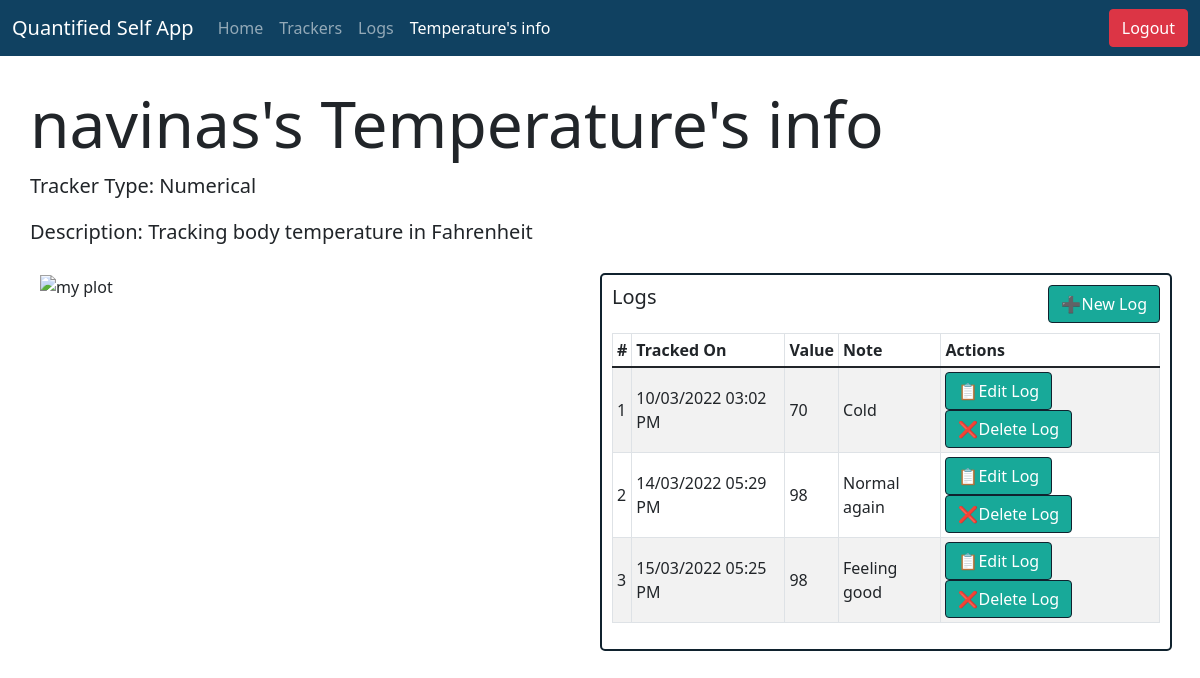
The page /user/navinas/tracker/1 (signed in) on the database its author committed.
### models.py (models this page shows)
class Trackers_Model(db.Model):
  __tablename__ = "Trackers"
  tracker_id = db.Column(db.Integer, autoincrement=True, primary_key=True)
  tracker_name = db.Column(db.String, nullable=False, unique=True)
  tracker_type = db.Column(db.String, nullable=False)
  tracker_desc = db.Column(db.String)

class Logs_Model(db.Model):
  __tablename__ = "Logs"
  log_id = db.Column(db.Integer, autoincrement=True, primary_key=True)
  value = db.Column(db.String, nullable=False)
  note = db.Column(db.String)
  timestamp = db.Column(db.String, nullable=False)
  user_id = db.Column(db.Integer, db.ForeignKey("Users.user_id"), primary_key=True, nullable=False)
  tracker_id = db.Column(db.Integer, db.ForeignKey("Trackers.tracker_id"), primary_key=True, nullable=False)

### app/userviews.py (the view)
@app.route("/user/<username>/tracker/<int:tracker_id>")
@login_required
def user_tracker_info(username, tracker_id):
    logs = Logs_Model.query.filter_by(tracker_id=tracker_id, user_id=current_user.user_id).all()
    tracker = Trackers_Model.query.filter_by(tracker_id=tracker_id).first()
    s = None
    try:
        choices = Selectable_Values_Model.query.filter_by(tracker_id=tracker_id).first()
        s = choices.selectables
    except:
        pass
    condition = False
    if (tracker.tracker_type == "Numerical" or tracker.tracker_type == "Time Duration") and logs:
        condition = True
    return render_template("user_tracker_info.html", username=username, tracker=tracker, condition=condition, logs=logs, s=s)

### app/userviews.py (called while the page is built)
@login_manager.user_loader
def load_user(user_id):
    return Users_Model.query.get(user_id)

### templates/user_tracker_info.html (shortened to what this page needs)
<!DOCTYPE html>
<html lang="en">
<head>
    <link rel="stylesheet" href="/css/bootstrap.css">
    <link rel="stylesheet" href="/css/styles.css">
</head>
<body>
    <nav class="navbar navbar-expand-lg navbar-dark" style="background-color: #104161;">
        <div class="container-fluid">
          <a class="navbar-brand" href="#">Quantified Self App</a>
          <div class="collapse navbar-collapse" id="navbarNavAltMarkup">
            <div class="navbar-nav">
              <a class="nav-link" aria-current="page" href="/user/{{username}}/home">Home</a>
              <a class="nav-link" href="/user/{{username}}/trackers">Trackers</a>
              <a class="nav-link" href="/user/{{username}}/logs">Logs</a>
              <a class="nav-link active" href="#">{{tracker.tracker_name}}'s info</a>
            </div>
          </div>
          <a class="btn btn-danger" role="button" href="/user/logout" >Logout</a>
        </div>
    </nav>
    <div class="container-fluid" style="padding: 30px;">
        <div class="row justify-content-between">
          <h1 class="display-3">
            {{username}}'s {{tracker.tracker_name}}'s info
          </h1>
          <p class="lead"><strong>Tracker Type: {{tracker.tracker_type}}</strong></p>
          <p class="lead"><strong>Description: {{tracker.tracker_desc}}</strong></p>
        </div>
        <div class="row" style="padding: 10px;">
          {% if condition %}
          <div class="col-sm justify-content-center">
            <img src="/plot_png/{{tracker.tracker_id}}" alt="my plot" height="100%" width="100%" style="object-fit: contain;">
          </div>
          {% endif %}
          <div class="col-sm justify-content-center" id="my-col">
            <div class="row justify-content-between" style="padding-bottom: 10px;">
              <div class="col-3">
                <h5>Logs</h5>
              </div>
              <div class="col-auto">
                <a href="/user/{{username}}/logs/{{tracker.tracker_id}}/add" style="border: 0.5px solid #10222E; background-color: #18A999; color: white; text-align: right;" class="btn">➕New Log</a>
              </div>
            </div>
            <div class="table-responsive">
              <table class="table table-sm table-bordered table-striped align-middle">
                <thead>
                  <tr>
                    <th scope="col">#</th>
                    <th scope="col">Tracked On</th>
                    <th scope="col">Value</th>
                    <th scope="col">Note</th>
                    <th scope="col">Actions</th>
                  </tr>
                </thead>
                <tbody>
                  {% for log in logs %}
                  <tr>
                    <td>{{loop.index}}</td>
                    <td>{{log.timestamp}}</td>
                    <td>{{log.value}}</td>
                    <td>{{log.note}}</td>
                    <td>
                      <a href="/user/{{username}}/logs/{{log.log_id}}/edit" class="btn" id="my-button">📋Edit Log</a>
                      <a href="/user/{{username}}/logs/{{log.log_id}}/delete"class="btn" id="my-button">❌Delete Log</a>
                    </td>
                  </tr>
                  {% endfor %}
                </tbody>
              </table>
            </div>
          </div>
        </div>
    </div>
</body>
</html>

### static/css/styles.css (style rules this page uses)
#my-col { border: 2px solid #10222E; border-radius: 5px; padding: 10px; }
#my-button { border: 0.5px solid #10222E; background-color: #18A999; color: white; text-align: center; }

### rows shown on the page
Trackers_Model: tracker_name "Temperature", tracker_type "Numerical", tracker_desc "Tracking body temperature in Fahrenheit"
Logs_Model: timestamp "10/03/2022 03:02 PM", value "70", note "Cold"
Logs_Model: timestamp "14/03/2022 05:29 PM", value "98", note "Normal again"
Logs_Model: timestamp "15/03/2022 05:25 PM", value "98", note "Feeling good"

### other values the page prints
{{ username }} "navinas"
